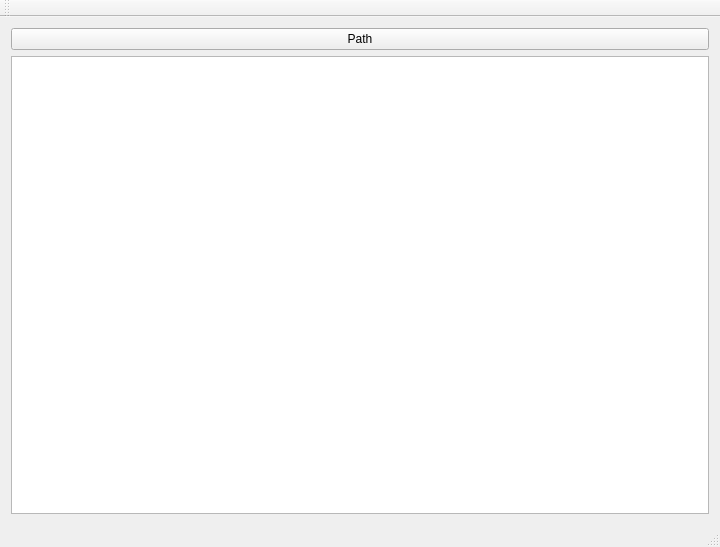
<?xml version="1.0" encoding="UTF-8"?>
<ui version="4.0">
 <class>MainWindow</class>
 <widget class="QMainWindow" name="MainWindow">
  <property name="geometry">
   <rect>
    <x>0</x>
    <y>0</y>
    <width>720</width>
    <height>547</height>
   </rect>
  </property>
  <property name="windowTitle">
   <string>MainWindow</string>
  </property>
  <widget class="QWidget" name="centralWidget">
   <layout class="QVBoxLayout" name="verticalLayout">
    <item>
     <widget class="QPushButton" name="pushButton">
      <property name="text">
       <string>Path</string>
      </property>
     </widget>
    </item>
    <item>
     <widget class="QTextBrowser" name="textBrowser">
      <property name="autoFillBackground">
       <bool>false</bool>
      </property>
     </widget>
    </item>
   </layout>
  </widget>
  <widget class="QMenuBar" name="menuBar">
   <property name="geometry">
    <rect>
     <x>0</x>
     <y>0</y>
     <width>720</width>
     <height>25</height>
    </rect>
   </property>
  </widget>
  <widget class="QToolBar" name="mainToolBar">
   <attribute name="toolBarArea">
    <enum>TopToolBarArea</enum>
   </attribute>
   <attribute name="toolBarBreak">
    <bool>false</bool>
   </attribute>
  </widget>
  <widget class="QStatusBar" name="statusBar"/>
 </widget>
 <layoutdefault spacing="6" margin="11"/>
 <resources/>
 <connections/>
</ui>
